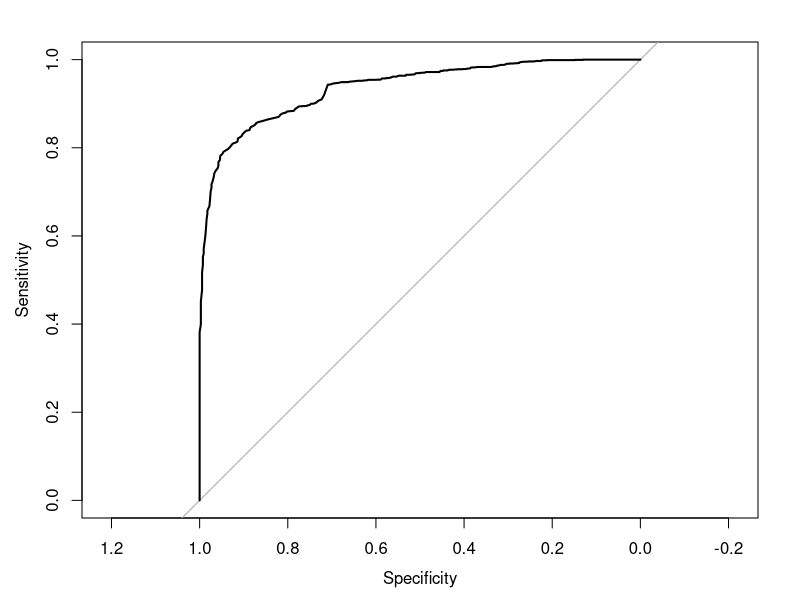

Recreate this plot in R.
## ---- chunk 1
knitr::opts_chunk$set(echo = TRUE)
## ---- chunk 2
library(tidyverse)

propiedades <- read_csv("propiedades2.csv")

propiedades %>% glimpse()

## ---- chunk 3

modelo_logistico <- glm(es_depto ~ Terreno, propiedades, family = "binomial")

summary(modelo_logistico)

## ---- chunk 4
library(pROC)

prob <- predict(modelo_logistico,type=c("response"))

propiedades$prob <- prob

curva_roc <- roc(es_depto ~ prob, data = propiedades)

plot(curva_roc)    

auc(curva_roc)

## ---- chunk 5

modelo_logistico_multi <- glm(es_depto ~ ., propiedades, family = "binomial")

summary(modelo_logistico_multi)

propiedades$prob_multi <- predict(modelo_logistico_multi, type=c("response"))

auc(roc(es_depto ~ prob_multi, data = propiedades))


## ---- chunk 6
set.seed(42)
muestra <- sample(1:nrow(propiedades), nrow(propiedades)*.8)

data_train <- propiedades[muestra,]
data_test <- propiedades[-muestra,]

modelo_logistico_multi <- glm(es_depto ~ Precio + Terreno + Construido + Año_Construccion + colegio_15m, propiedades, family = "binomial")

summary(modelo_logistico_multi)

data_test$prob_multi <- predict(modelo_logistico_multi, data_test, type=c("response"))

auc(roc(es_depto ~ prob_multi, data = data_test))


